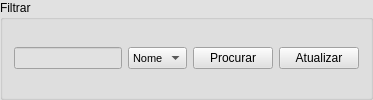
      <widget class="QGroupBox" name="groupBox_8">
       <property name="palette">
        <palette>
         <active>
          <colorrole role="WindowText">
           <brush brushstyle="SolidPattern">
            <color alpha="255">
             <red>0</red>
             <green>0</green>
             <blue>0</blue>
            </color>
           </brush>
          </colorrole>
          <colorrole role="Button">
           <brush brushstyle="SolidPattern">
            <color alpha="255">
             <red>225</red>
             <green>225</green>
             <blue>225</blue>
            </color>
           </brush>
          </colorrole>
          <colorrole role="Text">
           <brush brushstyle="SolidPattern">
            <color alpha="255">
             <red>0</red>
             <green>0</green>
             <blue>0</blue>
            </color>
           </brush>
          </colorrole>
          <colorrole role="ButtonText">
           <brush brushstyle="SolidPattern">
            <color alpha="255">
             <red>0</red>
             <green>0</green>
             <blue>0</blue>
            </color>
           </brush>
          </colorrole>
          <colorrole role="Base">
           <brush brushstyle="SolidPattern">
            <color alpha="255">
             <red>225</red>
             <green>225</green>
             <blue>225</blue>
            </color>
           </brush>
          </colorrole>
          <colorrole role="Window">
           <brush brushstyle="SolidPattern">
            <color alpha="255">
             <red>225</red>
             <green>225</green>
             <blue>225</blue>
            </color>
           </brush>
          </colorrole>
          <colorrole role="PlaceholderText">
           <brush brushstyle="SolidPattern">
            <color alpha="128">
             <red>0</red>
             <green>0</green>
             <blue>0</blue>
            </color>
           </brush>
          </colorrole>
         </active>
         <inactive>
          <colorrole role="WindowText">
           <brush brushstyle="SolidPattern">
            <color alpha="255">
             <red>0</red>
             <green>0</green>
             <blue>0</blue>
            </color>
           </brush>
          </colorrole>
          <colorrole role="Button">
           <brush brushstyle="SolidPattern">
            <color alpha="255">
             <red>225</red>
             <green>225</green>
             <blue>225</blue>
            </color>
           </brush>
          </colorrole>
          <colorrole role="Text">
           <brush brushstyle="SolidPattern">
            <color alpha="255">
             <red>0</red>
             <green>0</green>
             <blue>0</blue>
            </color>
           </brush>
          </colorrole>
          <colorrole role="ButtonText">
           <brush brushstyle="SolidPattern">
            <color alpha="255">
             <red>0</red>
             <green>0</green>
             <blue>0</blue>
            </color>
           </brush>
          </colorrole>
          <colorrole role="Base">
           <brush brushstyle="SolidPattern">
            <color alpha="255">
             <red>225</red>
             <green>225</green>
             <blue>225</blue>
            </color>
           </brush>
          </colorrole>
          <colorrole role="Window">
           <brush brushstyle="SolidPattern">
            <color alpha="255">
             <red>225</red>
             <green>225</green>
             <blue>225</blue>
            </color>
           </brush>
          </colorrole>
          <colorrole role="PlaceholderText">
           <brush brushstyle="SolidPattern">
            <color alpha="128">
             <red>0</red>
             <green>0</green>
             <blue>0</blue>
            </color>
           </brush>
          </colorrole>
         </inactive>
         <disabled>
          <colorrole role="WindowText">
           <brush brushstyle="SolidPattern">
            <color alpha="255">
             <red>0</red>
             <green>0</green>
             <blue>0</blue>
            </color>
           </brush>
          </colorrole>
          <colorrole role="Button">
           <brush brushstyle="SolidPattern">
            <color alpha="255">
             <red>225</red>
             <green>225</green>
             <blue>225</blue>
            </color>
           </brush>
          </colorrole>
          <colorrole role="Text">
           <brush brushstyle="SolidPattern">
            <color alpha="255">
             <red>0</red>
             <green>0</green>
             <blue>0</blue>
            </color>
           </brush>
          </colorrole>
          <colorrole role="ButtonText">
           <brush brushstyle="SolidPattern">
            <color alpha="255">
             <red>0</red>
             <green>0</green>
             <blue>0</blue>
            </color>
           </brush>
          </colorrole>
          <colorrole role="Base">
           <brush brushstyle="SolidPattern">
            <color alpha="255">
             <red>225</red>
             <green>225</green>
             <blue>225</blue>
            </color>
           </brush>
          </colorrole>
          <colorrole role="Window">
           <brush brushstyle="SolidPattern">
            <color alpha="255">
             <red>225</red>
             <green>225</green>
             <blue>225</blue>
            </color>
           </brush>
          </colorrole>
          <colorrole role="PlaceholderText">
           <brush brushstyle="SolidPattern">
            <color alpha="128">
             <red>0</red>
             <green>0</green>
             <blue>0</blue>
            </color>
           </brush>
          </colorrole>
         </disabled>
        </palette>
       </property>
       <property name="styleSheet">
        <string notr="true">font: 75 12pt &quot;MS Shell Dlg 2&quot;;</string>
       </property>
       <property name="title">
        <string>Filtrar</string>
       </property>
       <layout class="QGridLayout" name="gridLayout_4">
        <item row="0" column="1">
         <layout class="QHBoxLayout" name="horizontalLayout_10" stretch="1,2,2">
          <item>
           <widget class="QComboBox" name="comboBoxLoanFilter">
            <property name="palette">
             <palette>
              <active>
               <colorrole role="WindowText">
                <brush brushstyle="SolidPattern">
                 <color alpha="255">
                  <red>0</red>
                  <green>0</green>
                  <blue>0</blue>
                 </color>
                </brush>
               </colorrole>
               <colorrole role="Button">
                <brush brushstyle="SolidPattern">
                 <color alpha="255">
                  <red>225</red>
                  <green>225</green>
                  <blue>225</blue>
                 </color>
                </brush>
               </colorrole>
               <colorrole role="Text">
                <brush brushstyle="SolidPattern">
                 <color alpha="255">
                  <red>0</red>
                  <green>0</green>
                  <blue>0</blue>
                 </color>
                </brush>
               </colorrole>
               <colorrole role="ButtonText">
                <brush brushstyle="SolidPattern">
                 <color alpha="255">
                  <red>0</red>
                  <green>0</green>
                  <blue>0</blue>
                 </color>
                </brush>
               </colorrole>
               <colorrole role="Base">
                <brush brushstyle="SolidPattern">
                 <color alpha="255">
                  <red>225</red>
                  <green>225</green>
                  <blue>225</blue>
                 </color>
                </brush>
               </colorrole>
               <colorrole role="Window">
                <brush brushstyle="SolidPattern">
                 <color alpha="255">
                  <red>225</red>
                  <green>225</green>
                  <blue>225</blue>
                 </color>
                </brush>
               </colorrole>
               <colorrole role="PlaceholderText">
                <brush brushstyle="SolidPattern">
                 <color alpha="128">
                  <red>0</red>
                  <green>0</green>
                  <blue>0</blue>
                 </color>
                </brush>
               </colorrole>
              </active>
              <inactive>
               <colorrole role="WindowText">
                <brush brushstyle="SolidPattern">
                 <color alpha="255">
                  <red>0</red>
                  <green>0</green>
                  <blue>0</blue>
                 </color>
                </brush>
               </colorrole>
               <colorrole role="Button">
                <brush brushstyle="SolidPattern">
                 <color alpha="255">
                  <red>225</red>
                  <green>225</green>
                  <blue>225</blue>
                 </color>
                </brush>
               </colorrole>
               <colorrole role="Text">
                <brush brushstyle="SolidPattern">
                 <color alpha="255">
                  <red>0</red>
                  <green>0</green>
                  <blue>0</blue>
                 </color>
                </brush>
               </colorrole>
               <colorrole role="ButtonText">
                <brush brushstyle="SolidPattern">
                 <color alpha="255">
                  <red>0</red>
                  <green>0</green>
                  <blue>0</blue>
                 </color>
                </brush>
               </colorrole>
               <colorrole role="Base">
                <brush brushstyle="SolidPattern">
                 <color alpha="255">
                  <red>225</red>
                  <green>225</green>
                  <blue>225</blue>
                 </color>
                </brush>
               </colorrole>
               <colorrole role="Window">
                <brush brushstyle="SolidPattern">
                 <color alpha="255">
                  <red>225</red>
                  <green>225</green>
                  <blue>225</blue>
                 </color>
                </brush>
               </colorrole>
               <colorrole role="PlaceholderText">
                <brush brushstyle="SolidPattern">
                 <color alpha="128">
                  <red>0</red>
                  <green>0</green>
                  <blue>0</blue>
                 </color>
                </brush>
               </colorrole>
              </inactive>
              <disabled>
               <colorrole role="WindowText">
                <brush brushstyle="SolidPattern">
                 <color alpha="255">
                  <red>0</red>
                  <green>0</green>
                  <blue>0</blue>
                 </color>
                </brush>
               </colorrole>
               <colorrole role="Button">
                <brush brushstyle="SolidPattern">
                 <color alpha="255">
                  <red>225</red>
                  <green>225</green>
                  <blue>225</blue>
                 </color>
                </brush>
               </colorrole>
               <colorrole role="Text">
                <brush brushstyle="SolidPattern">
                 <color alpha="255">
                  <red>0</red>
                  <green>0</green>
                  <blue>0</blue>
                 </color>
                </brush>
               </colorrole>
               <colorrole role="ButtonText">
                <brush brushstyle="SolidPattern">
                 <color alpha="255">
                  <red>0</red>
                  <green>0</green>
                  <blue>0</blue>
                 </color>
                </brush>
               </colorrole>
               <colorrole role="Base">
                <brush brushstyle="SolidPattern">
                 <color alpha="255">
                  <red>225</red>
                  <green>225</green>
                  <blue>225</blue>
                 </color>
                </brush>
               </colorrole>
               <colorrole role="Window">
                <brush brushstyle="SolidPattern">
                 <color alpha="255">
                  <red>225</red>
                  <green>225</green>
                  <blue>225</blue>
                 </color>
                </brush>
               </colorrole>
               <colorrole role="PlaceholderText">
                <brush brushstyle="SolidPattern">
                 <color alpha="128">
                  <red>0</red>
                  <green>0</green>
                  <blue>0</blue>
                 </color>
                </brush>
               </colorrole>
              </disabled>
             </palette>
            </property>
            <property name="font">
             <font>
              <family>MS Shell Dlg 2</family>
              <pointsize>8</pointsize>
              <weight>50</weight>
              <italic>false</italic>
              <bold>false</bold>
             </font>
            </property>
            <property name="styleSheet">
             <string notr="true">font: 8pt &quot;MS Shell Dlg 2&quot;;
</string>
            </property>
            <property name="iconSize">
             <size>
              <width>16</width>
              <height>16</height>
             </size>
            </property>
            <item>
             <property name="text">
              <string>Nome</string>
             </property>
            </item>
            <item>
             <property name="text">
              <string>Tipo</string>
             </property>
            </item>
            <item>
             <property name="text">
              <string>Valor</string>
             </property>
            </item>
           </widget>
          </item>
          <item>
           <widget class="QPushButton" name="pushButtonLoanFilter">
            <property name="sizePolicy">
             <sizepolicy hsizetype="Minimum" vsizetype="Fixed">
              <horstretch>0</horstretch>
              <verstretch>0</verstretch>
             </sizepolicy>
            </property>
            <property name="palette">
             <palette>
              <active>
               <colorrole role="WindowText">
                <brush brushstyle="SolidPattern">
                 <color alpha="255">
                  <red>0</red>
                  <green>0</green>
                  <blue>0</blue>
                 </color>
                </brush>
               </colorrole>
               <colorrole role="Button">
                <brush brushstyle="SolidPattern">
                 <color alpha="255">
                  <red>225</red>
                  <green>225</green>
                  <blue>225</blue>
                 </color>
                </brush>
               </colorrole>
               <colorrole role="Text">
                <brush brushstyle="SolidPattern">
                 <color alpha="255">
                  <red>0</red>
                  <green>0</green>
                  <blue>0</blue>
                 </color>
                </brush>
               </colorrole>
               <colorrole role="ButtonText">
                <brush brushstyle="SolidPattern">
                 <color alpha="255">
                  <red>0</red>
                  <green>0</green>
                  <blue>0</blue>
                 </color>
                </brush>
               </colorrole>
               <colorrole role="Base">
                <brush brushstyle="SolidPattern">
                 <color alpha="255">
                  <red>225</red>
                  <green>225</green>
                  <blue>225</blue>
                 </color>
                </brush>
               </colorrole>
               <colorrole role="Window">
                <brush brushstyle="SolidPattern">
                 <color alpha="255">
                  <red>225</red>
                  <green>225</green>
                  <blue>225</blue>
                 </color>
                </brush>
               </colorrole>
               <colorrole role="PlaceholderText">
                <brush brushstyle="SolidPattern">
                 <color alpha="128">
                  <red>0</red>
                  <green>0</green>
                  <blue>0</blue>
                 </color>
                </brush>
               </colorrole>
              </active>
              <inactive>
               <colorrole role="WindowText">
                <brush brushstyle="SolidPattern">
                 <color alpha="255">
                  <red>0</red>
                  <green>0</green>
                  <blue>0</blue>
                 </color>
                </brush>
               </colorrole>
               <colorrole role="Button">
                <brush brushstyle="SolidPattern">
                 <color alpha="255">
                  <red>225</red>
                  <green>225</green>
                  <blue>225</blue>
                 </color>
                </brush>
               </colorrole>
               <colorrole role="Text">
                <brush brushstyle="SolidPattern">
                 <color alpha="255">
                  <red>0</red>
                  <green>0</green>
                  <blue>0</blue>
                 </color>
                </brush>
               </colorrole>
               <colorrole role="ButtonText">
                <brush brushstyle="SolidPattern">
                 <color alpha="255">
                  <red>0</red>
                  <green>0</green>
                  <blue>0</blue>
                 </color>
                </brush>
               </colorrole>
               <colorrole role="Base">
                <brush brushstyle="SolidPattern">
                 <color alpha="255">
                  <red>225</red>
                  <green>225</green>
                  <blue>225</blue>
                 </color>
                </brush>
               </colorrole>
               <colorrole role="Window">
                <brush brushstyle="SolidPattern">
                 <color alpha="255">
                  <red>225</red>
                  <green>225</green>
                  <blue>225</blue>
                 </color>
                </brush>
               </colorrole>
               <colorrole role="PlaceholderText">
                <brush brushstyle="SolidPattern">
                 <color alpha="128">
                  <red>0</red>
                  <green>0</green>
                  <blue>0</blue>
                 </color>
                </brush>
               </colorrole>
              </inactive>
              <disabled>
               <colorrole role="WindowText">
                <brush brushstyle="SolidPattern">
                 <color alpha="255">
                  <red>0</red>
                  <green>0</green>
                  <blue>0</blue>
                 </color>
                </brush>
               </colorrole>
               <colorrole role="Button">
                <brush brushstyle="SolidPattern">
                 <color alpha="255">
                  <red>225</red>
                  <green>225</green>
                  <blue>225</blue>
                 </color>
                </brush>
               </colorrole>
               <colorrole role="Text">
                <brush brushstyle="SolidPattern">
                 <color alpha="255">
                  <red>0</red>
                  <green>0</green>
                  <blue>0</blue>
                 </color>
                </brush>
               </colorrole>
               <colorrole role="ButtonText">
                <brush brushstyle="SolidPattern">
                 <color alpha="255">
                  <red>0</red>
                  <green>0</green>
                  <blue>0</blue>
                 </color>
                </brush>
               </colorrole>
               <colorrole role="Base">
                <brush brushstyle="SolidPattern">
                 <color alpha="255">
                  <red>225</red>
                  <green>225</green>
                  <blue>225</blue>
                 </color>
                </brush>
               </colorrole>
               <colorrole role="Window">
                <brush brushstyle="SolidPattern">
                 <color alpha="255">
                  <red>225</red>
                  <green>225</green>
                  <blue>225</blue>
                 </color>
                </brush>
               </colorrole>
               <colorrole role="PlaceholderText">
                <brush brushstyle="SolidPattern">
                 <color alpha="128">
                  <red>0</red>
                  <green>0</green>
                  <blue>0</blue>
                 </color>
                </brush>
               </colorrole>
              </disabled>
             </palette>
            </property>
            <property name="styleSheet">
             <string notr="true">font: 8pt &quot;MS Shell Dlg 2&quot;;</string>
            </property>
            <property name="text">
             <string>Procurar</string>
            </property>
            <property name="icon">
             <iconset resource="Resources.qrc">
              <normaloff>:/new/Icons/Icons/search.png</normaloff>:/new/Icons/Icons/search.png</iconset>
            </property>
           </widget>
          </item>
          <item>
           <widget class="QPushButton" name="pushButtonLoanRefresh">
            <property name="sizePolicy">
             <sizepolicy hsizetype="Minimum" vsizetype="Fixed">
              <horstretch>0</horstretch>
              <verstretch>0</verstretch>
             </sizepolicy>
            </property>
            <property name="palette">
             <palette>
              <active>
               <colorrole role="WindowText">
                <brush brushstyle="SolidPattern">
                 <color alpha="255">
                  <red>0</red>
                  <green>0</green>
                  <blue>0</blue>
                 </color>
                </brush>
               </colorrole>
               <colorrole role="Button">
                <brush brushstyle="SolidPattern">
                 <color alpha="255">
                  <red>225</red>
                  <green>225</green>
                  <blue>225</blue>
                 </color>
                </brush>
               </colorrole>
               <colorrole role="Text">
                <brush brushstyle="SolidPattern">
                 <color alpha="255">
                  <red>0</red>
                  <green>0</green>
                  <blue>0</blue>
                 </color>
                </brush>
               </colorrole>
               <colorrole role="ButtonText">
                <brush brushstyle="SolidPattern">
                 <color alpha="255">
                  <red>0</red>
                  <green>0</green>
                  <blue>0</blue>
                 </color>
                </brush>
               </colorrole>
               <colorrole role="Base">
                <brush brushstyle="SolidPattern">
                 <color alpha="255">
                  <red>225</red>
                  <green>225</green>
                  <blue>225</blue>
                 </color>
                </brush>
               </colorrole>
               <colorrole role="Window">
                <brush brushstyle="SolidPattern">
                 <color alpha="255">
                  <red>225</red>
                  <green>225</green>
                  <blue>225</blue>
                 </color>
                </brush>
               </colorrole>
               <colorrole role="PlaceholderText">
                <brush brushstyle="SolidPattern">
                 <color alpha="128">
                  <red>0</red>
                  <green>0</green>
                  <blue>0</blue>
                 </color>
                </brush>
               </colorrole>
              </active>
              <inactive>
               <colorrole role="WindowText">
                <brush brushstyle="SolidPattern">
                 <color alpha="255">
                  <red>0</red>
                  <green>0</green>
                  <blue>0</blue>
                 </color>
                </brush>
               </colorrole>
               <colorrole role="Button">
                <brush brushstyle="SolidPattern">
                 <color alpha="255">
                  <red>225</red>
                  <green>225</green>
                  <blue>225</blue>
                 </color>
                </brush>
               </colorrole>
               <colorrole role="Text">
                <brush brushstyle="SolidPattern">
                 <color alpha="255">
                  <red>0</red>
                  <green>0</green>
                  <blue>0</blue>
                 </color>
                </brush>
               </colorrole>
               <colorrole role="ButtonText">
                <brush brushstyle="SolidPattern">
                 <color alpha="255">
                  <red>0</red>
                  <green>0</green>
                  <blue>0</blue>
                 </color>
                </brush>
               </colorrole>
               <colorrole role="Base">
                <brush brushstyle="SolidPattern">
                 <color alpha="255">
                  <red>225</red>
                  <green>225</green>
                  <blue>225</blue>
                 </color>
                </brush>
               </colorrole>
               <colorrole role="Window">
                <brush brushstyle="SolidPattern">
                 <color alpha="255">
                  <red>225</red>
                  <green>225</green>
                  <blue>225</blue>
                 </color>
                </brush>
               </colorrole>
               <colorrole role="PlaceholderText">
                <brush brushstyle="SolidPattern">
                 <color alpha="128">
                  <red>0</red>
                  <green>0</green>
                  <blue>0</blue>
                 </color>
                </brush>
               </colorrole>
              </inactive>
              <disabled>
               <colorrole role="WindowText">
                <brush brushstyle="SolidPattern">
                 <color alpha="255">
                  <red>0</red>
                  <green>0</green>
                  <blue>0</blue>
                 </color>
                </brush>
               </colorrole>
               <colorrole role="Button">
                <brush brushstyle="SolidPattern">
                 <color alpha="255">
                  <red>225</red>
                  <green>225</green>
                  <blue>225</blue>
                 </color>
                </brush>
               </colorrole>
               <colorrole role="Text">
                <brush brushstyle="SolidPattern">
                 <color alpha="255">
                  <red>0</red>
                  <green>0</green>
                  <blue>0</blue>
                 </color>
                </brush>
               </colorrole>
               <colorrole role="ButtonText">
                <brush brushstyle="SolidPattern">
                 <color alpha="255">
                  <red>0</red>
                  <green>0</green>
                  <blue>0</blue>
                 </color>
                </brush>
               </colorrole>
               <colorrole role="Base">
                <brush brushstyle="SolidPattern">
                 <color alpha="255">
                  <red>225</red>
                  <green>225</green>
                  <blue>225</blue>
                 </color>
                </brush>
               </colorrole>
               <colorrole role="Window">
                <brush brushstyle="SolidPattern">
                 <color alpha="255">
                  <red>225</red>
                  <green>225</green>
                  <blue>225</blue>
                 </color>
                </brush>
               </colorrole>
               <colorrole role="PlaceholderText">
                <brush brushstyle="SolidPattern">
                 <color alpha="128">
                  <red>0</red>
                  <green>0</green>
                  <blue>0</blue>
                 </color>
                </brush>
               </colorrole>
              </disabled>
             </palette>
            </property>
            <property name="styleSheet">
             <string notr="true">font: 8pt &quot;MS Shell Dlg 2&quot;;</string>
            </property>
            <property name="text">
             <string>Atualizar</string>
            </property>
            <property name="icon">
             <iconset resource="Resources.qrc">
              <normaloff>:/new/Icons/Icons/refresh.png</normaloff>:/new/Icons/Icons/refresh.png</iconset>
            </property>
           </widget>
          </item>
         </layout>
        </item>
        <item row="0" column="0">
         <widget class="QLineEdit" name="lineEditLoanFilter">
          <property name="palette">
           <palette>
            <active>
             <colorrole role="WindowText">
              <brush brushstyle="SolidPattern">
               <color alpha="255">
                <red>0</red>
                <green>0</green>
                <blue>0</blue>
               </color>
              </brush>
             </colorrole>
             <colorrole role="Button">
              <brush brushstyle="SolidPattern">
               <color alpha="255">
                <red>225</red>
                <green>225</green>
                <blue>225</blue>
               </color>
              </brush>
             </colorrole>
             <colorrole role="Text">
              <brush brushstyle="SolidPattern">
               <color alpha="255">
                <red>0</red>
                <green>0</green>
                <blue>0</blue>
               </color>
              </brush>
             </colorrole>
             <colorrole role="ButtonText">
              <brush brushstyle="SolidPattern">
               <color alpha="255">
                <red>0</red>
                <green>0</green>
                <blue>0</blue>
               </color>
              </brush>
             </colorrole>
             <colorrole role="Base">
              <brush brushstyle="SolidPattern">
               <color alpha="255">
                <red>225</red>
                <green>225</green>
                <blue>225</blue>
               </color>
              </brush>
             </colorrole>
             <colorrole role="Window">
              <brush brushstyle="SolidPattern">
               <color alpha="255">
                <red>225</red>
                <green>225</green>
                <blue>225</blue>
               </color>
              </brush>
             </colorrole>
             <colorrole role="PlaceholderText">
              <brush brushstyle="SolidPattern">
               <color alpha="128">
                <red>0</red>
                <green>0</green>
                <blue>0</blue>
               </color>
              </brush>
             </colorrole>
            </active>
            <inactive>
             <colorrole role="WindowText">
              <brush brushstyle="SolidPattern">
               <color alpha="255">
                <red>0</red>
                <green>0</green>
                <blue>0</blue>
               </color>
              </brush>
             </colorrole>
             <colorrole role="Button">
              <brush brushstyle="SolidPattern">
               <color alpha="255">
                <red>225</red>
                <green>225</green>
                <blue>225</blue>
               </color>
              </brush>
             </colorrole>
             <colorrole role="Text">
              <brush brushstyle="SolidPattern">
               <color alpha="255">
                <red>0</red>
                <green>0</green>
                <blue>0</blue>
               </color>
              </brush>
             </colorrole>
             <colorrole role="ButtonText">
              <brush brushstyle="SolidPattern">
               <color alpha="255">
                <red>0</red>
                <green>0</green>
                <blue>0</blue>
               </color>
              </brush>
             </colorrole>
             <colorrole role="Base">
              <brush brushstyle="SolidPattern">
               <color alpha="255">
                <red>225</red>
                <green>225</green>
                <blue>225</blue>
               </color>
              </brush>
             </colorrole>
             <colorrole role="Window">
              <brush brushstyle="SolidPattern">
               <color alpha="255">
                <red>225</red>
                <green>225</green>
                <blue>225</blue>
               </color>
              </brush>
             </colorrole>
             <colorrole role="PlaceholderText">
              <brush brushstyle="SolidPattern">
               <color alpha="128">
                <red>0</red>
                <green>0</green>
                <blue>0</blue>
               </color>
              </brush>
             </colorrole>
            </inactive>
            <disabled>
             <colorrole role="WindowText">
              <brush brushstyle="SolidPattern">
               <color alpha="255">
                <red>0</red>
                <green>0</green>
                <blue>0</blue>
               </color>
              </brush>
             </colorrole>
             <colorrole role="Button">
              <brush brushstyle="SolidPattern">
               <color alpha="255">
                <red>225</red>
                <green>225</green>
                <blue>225</blue>
               </color>
              </brush>
             </colorrole>
             <colorrole role="Text">
              <brush brushstyle="SolidPattern">
               <color alpha="255">
                <red>0</red>
                <green>0</green>
                <blue>0</blue>
               </color>
              </brush>
             </colorrole>
             <colorrole role="ButtonText">
              <brush brushstyle="SolidPattern">
               <color alpha="255">
                <red>0</red>
                <green>0</green>
                <blue>0</blue>
               </color>
              </brush>
             </colorrole>
             <colorrole role="Base">
              <brush brushstyle="SolidPattern">
               <color alpha="255">
                <red>225</red>
                <green>225</green>
                <blue>225</blue>
               </color>
              </brush>
             </colorrole>
             <colorrole role="Window">
              <brush brushstyle="SolidPattern">
               <color alpha="255">
                <red>225</red>
                <green>225</green>
                <blue>225</blue>
               </color>
              </brush>
             </colorrole>
             <colorrole role="PlaceholderText">
              <brush brushstyle="SolidPattern">
               <color alpha="128">
                <red>0</red>
                <green>0</green>
                <blue>0</blue>
               </color>
              </brush>
             </colorrole>
            </disabled>
           </palette>
          </property>
         </widget>
        </item>
       </layout>
      </widget>
